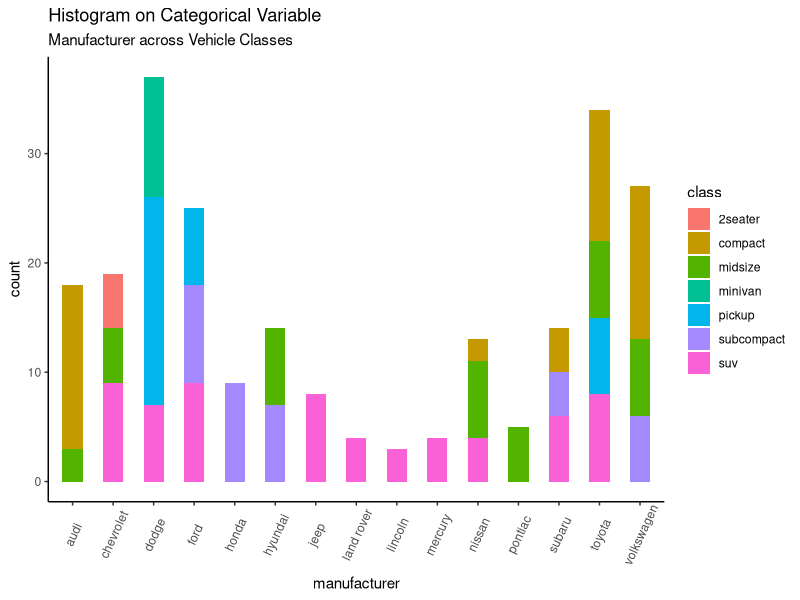

Recreate this plot in R.
library(ggplot2)
theme_set(theme_classic())

# Histogram on a Categorical variable
g <- ggplot(mpg, aes(manufacturer))
g + geom_bar(aes(fill=class), width = 0.5) + 
  theme(axis.text.x = element_text(angle=65, vjust=0.6)) + 
  labs(title="Histogram on Categorical Variable", 
       subtitle="Manufacturer across Vehicle Classes") 
